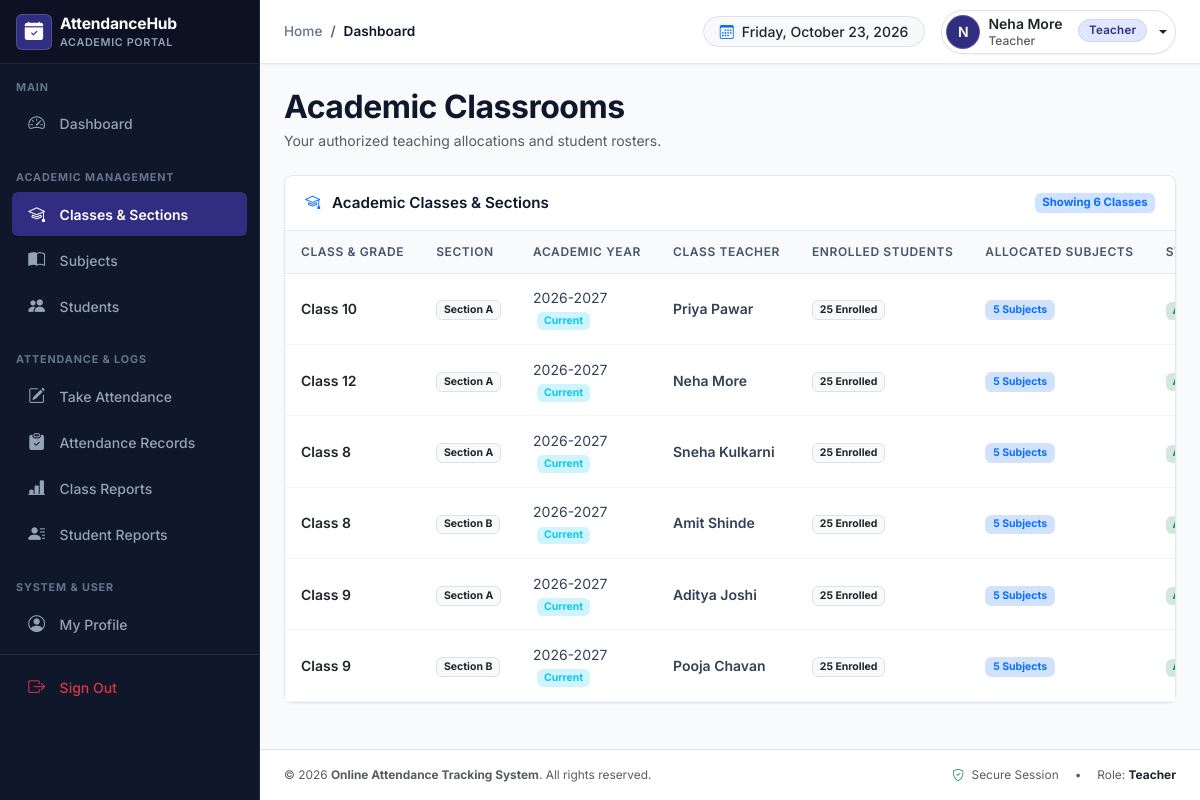
Screenshot of /academics/classes/ (signed in) with the database file from the repository.
### accounts/models.py (models this page shows, shortened)
class User(AbstractUser):
    class Role(models.TextChoices):
        ADMIN = 'ADMIN', 'Administrator'
        TEACHER = 'TEACHER', 'Teacher'
    ROLE_GROUP_MAPPING = {
        Role.ADMIN: 'Administrator',
        Role.TEACHER: 'Teacher',
    }
    role = models.CharField(
        max_length=20,
        choices=Role.choices,
        default=Role.ADMIN,
        help_text='Designates the role of this user within the attendance tracking system.'
    )
    phone_number = models.CharField(max_length=20, blank=True, null=True)
    profile_picture = models.ImageField(upload_to='profiles/', blank=True, null=True)
    @property
    def is_administrator(self):
        return self.role == self.Role.ADMIN or self.is_superuser
    @property
    def is_teacher_user(self):
        return self.role == self.Role.TEACHER
    def can_view_reports(self):
        return self.is_administrator or self.is_teacher_user or self.has_perm('attendance.can_view_reports')

### academics/models.py (models this page shows, shortened)
class Classroom(models.Model):
    name = models.CharField(
        max_length=50,
        help_text="Grade level or standard name (e.g. 'Grade 10', 'Class 5')."
    )
    section = models.CharField(
        max_length=10,
        help_text="Section or division identifier (e.g. 'A', 'B', 'Morning')."
    )
    academic_year = models.ForeignKey(
        AcademicYear,
        on_delete=models.CASCADE,
        related_name='classrooms',
        help_text="The academic session for this class."
    )
    class_teacher = models.ForeignKey(
        settings.AUTH_USER_MODEL,
        on_delete=models.SET_NULL,
        null=True,
        blank=True,
        related_name='supervised_classes',
        limit_choices_to={'role': 'TEACHER'},
        help_text="Primary faculty in charge of this classroom."
    )
    is_active = models.BooleanField(
        default=True,
        help_text="Designates whether this classroom is currently active."
    )
    created_at = models.DateTimeField(auto_now_add=True)
    updated_at = models.DateTimeField(auto_now=True)
    class Meta:
        ordering = ['academic_year', 'name', 'section']
        verbose_name = 'Class / Section'
        verbose_name_plural = 'Classes & Sections'
        constraints = [
            models.UniqueConstraint(
                fields=['name', 'section', 'academic_year'],
                name='unique_class_section_academic_year'
            )
        ]
        indexes = [
            models.Index(fields=['name', 'section']),
            models.Index(fields=['is_active']),
        ]

class AcademicYear(models.Model):
    name = models.CharField(
        max_length=50,
        unique=True,
        help_text="Descriptive academic calendar name, e.g. '2026-2027'."
    )
    start_date = models.DateField(help_text="Commencement date of the academic session.")
    end_date = models.DateField(help_text="Concluding date of the academic session.")
    is_current = models.BooleanField(
        default=False,
        help_text="Mark this academic year as the currently active session."
    )
    created_at = models.DateTimeField(auto_now_add=True)
    updated_at = models.DateTimeField(auto_now=True)
    class Meta:
        ordering = ['-start_date']
        verbose_name = 'Academic Year'
        verbose_name_plural = 'Academic Years'
        indexes = [
            models.Index(fields=['is_current']),
            models.Index(fields=['name']),
        ]

### academics/views.py (the view, shortened to what this page needs)
# urls.py: path('classes/', views.ClassroomListView.as_view(), name='classroom_list'),
@method_decorator(login_required, name='dispatch')
class ClassroomListView(ListView):
    model = Classroom
    template_name = 'academics/classroom_list.html'
    context_object_name = 'classrooms'
    paginate_by = 10
    def get_queryset(self):
        user = self.request.user
        if user.is_administrator:
            qs = Classroom.objects.all().select_related('academic_year', 'class_teacher')
            q = self.request.GET.get('q', '').strip()
            if q:
                qs = qs.filter(
                    Q(name__icontains=q) |
                    Q(section__icontains=q) |
                    Q(class_teacher__first_name__icontains=q) |
                    Q(class_teacher__last_name__icontains=q) |
                    Q(class_teacher__username__icontains=q)
                )
            year_id = self.request.GET.get('academic_year', '').strip()
            if year_id:
                qs = qs.filter(academic_year_id=year_id)
            status = self.request.GET.get('status', 'all').strip()
            if status == 'active':
                qs = qs.filter(is_active=True)
            elif status == 'inactive':
                qs = qs.filter(is_active=False)
            return qs.order_by('academic_year', 'name', 'section')
        else:
            return Classroom.objects.filter(
                Q(subject_assignments__teacher=user, subject_assignments__is_active=True) |
                Q(class_teacher=user),
                is_active=True
            ).distinct().select_related('academic_year', 'class_teacher').order_by('name', 'section')
    def get_context_data(self, **kwargs):
        context = super().get_context_data(**kwargs)
        user = self.request.user
        params = self.request.GET.copy()
        params.pop('page', None)
        context['query_string'] = params.urlencode()
        return context

### templates/academics/classroom_list.html (shortened to what this page needs)
{% extends 'base.html' %}
{% block content %}
<div class="d-flex flex-column flex-md-row align-items-md-center justify-content-between gap-3 mb-4">
    <div>
        <h2 class="fw-bold mb-1">Academic Classrooms</h2>
        <p class="text-muted small mb-0">
            {% if user.is_administrator %}
                Directory of institutional grades, sections, academic sessions, and supervisory teachers.
            {% else %}
                Your authorized teaching allocations and student rosters.
            {% endif %}
        </p>
    </div>
</div>
<div class="card card-modern">
    <div class="card-modern-header d-flex align-items-center justify-content-between">
        <span><i class="bi bi-mortarboard me-2 text-primary"></i> Academic Classes & Sections</span>
        <span class="badge bg-primary-subtle text-primary">Showing {{ classrooms|length }} Classes</span>
    </div>
    <div class="card-body p-0">
        {% if classrooms %}
            <div class="table-responsive">
                <table class="table table-custom table-hover align-middle mb-0">
                    <thead>
                        <tr>
                            <th>Class & Grade</th>
                            <th>Section</th>
                            <th>Academic Year</th>
                            <th>Class Teacher</th>
                            <th>Enrolled Students</th>
                            <th>Allocated Subjects</th>
                            <th>Status</th>
                        </tr>
                    </thead>
                    <tbody>
                        {% for classroom in classrooms %}
                            <tr>
                                <td>
                                    <div class="fw-semibold text-dark">
                                        <a href="{% url 'academics:classroom_detail' classroom.pk %}" class="text-decoration-none text-dark hover-primary">
                                            {{ classroom.name }}
                                        </a>
                                    </div>
                                </td>
                                <td><span class="badge bg-light text-dark border">Section {{ classroom.section }}</span></td>
                                <td>
                                    {{ classroom.academic_year.name }}
                                    {% if classroom.academic_year.is_current %}
                                        <span class="badge bg-info-subtle text-info ms-1 small">Current</span>
                                    {% endif %}
                                </td>
                                <td>
                                    {% if classroom.class_teacher %}
                                        {% if user.is_administrator %}
                                            <a href="{% url 'accounts:teacher_detail' classroom.class_teacher.pk %}" class="text-decoration-none fw-semibold">
                                                {{ classroom.class_teacher.get_full_name|default:classroom.class_teacher.username }}
                                            </a>
                                        {% else %}
                                            <span class="fw-semibold">{{ classroom.class_teacher.get_full_name|default:classroom.class_teacher.username }}</span>
                                        {% endif %}
                                    {% else %}
                                        <span class="text-muted small">Unassigned</span>
                                    {% endif %}
                                </td>
                                <td>
                                    <span class="badge bg-light text-dark border">
                                        {{ classroom.students.count }} Enrolled
                                    </span>
                                </td>
                                <td>
                                    <span class="badge bg-primary-subtle text-primary border">
                                        {{ classroom.subject_assignments.count }} Subjects
                                    </span>
                                </td>
                                <td>
                                    {% if classroom.is_active %}
                                        <span class="badge bg-success-subtle text-success">Active</span>
                                    {% else %}
                                        <span class="badge bg-danger-subtle text-danger">Inactive</span>
                                    {% endif %}
                                </td>
                            </tr>
                        {% endfor %}
                    </tbody>
                </table>
            </div>
        {% endif %}
    </div>
</div>
{% endblock %}

### templates/includes/topbar.html (shortened to what this page needs)
<header class="topbar-custom sticky-top">
    <div class="container-fluid px-3 px-md-4 h-100 d-flex align-items-center justify-content-between">
        <div class="d-flex align-items-center gap-2 gap-md-3">
            <div class="d-flex align-items-center">
                <nav aria-label="breadcrumb" class="d-none d-sm-block">
                    <ol class="breadcrumb mb-0">
                        {% block breadcrumb %}
                        <li class="breadcrumb-item"><a href="{% url 'dashboard:index' %}" class="text-decoration-none">Home</a></li>
                        <li class="breadcrumb-item active" aria-current="page">Dashboard</li>
                        {% endblock %}
                    </ol>
                </nav>
            </div>
        </div>
        <div class="d-flex align-items-center gap-2 gap-md-3">
            <div class="d-none d-md-flex align-items-center text-muted small bg-light border px-3 py-1 rounded-pill">
                <i class="bi bi-calendar3 text-primary me-2"></i>
                <span class="fw-medium text-dark">{% now "l, F j, Y" %}</span>
            </div>
            {% if user.is_authenticated %}
            <div class="dropdown">
                <button class="btn btn-profile-dropdown dropdown-toggle d-flex align-items-center gap-2 p-1 pe-2 rounded-pill border"
                        type="button" id="userMenuButton" data-bs-toggle="dropdown" aria-expanded="false">
                    <div class="user-avatar-circle">
                        {{ user.first_name|first|default:user.username|first|upper }}
                    </div>
                    <div class="d-none d-sm-flex flex-column text-start me-1">
                        <span class="fw-semibold text-dark small lh-1">
                            {{ user.get_full_name|default:user.username }}
                        </span>
                        <span class="text-muted smaller lh-1 mt-1">
                            {{ user.get_role_display }}
                        </span>
                    </div>
                    <span class="badge badge-role {% if user.is_administrator %}admin{% else %}teacher{% endif %} ms-1 d-none d-md-inline-block">
                        {{ user.get_role_display }}
                    </span>
                </button>
            </div>
            {% else %}
            <a class="btn btn-primary btn-sm px-3" href="{% url 'accounts:login' %}">
                <i class="bi bi-box-arrow-in-right me-1"></i> Sign In
            </a>
            {% endif %}
        </div>
    </div>
</header>

### templates/includes/footer.html
<footer class="footer-custom mt-auto">
    <div class="container-fluid px-3 px-md-4 py-3 border-top bg-white">
        <div class="d-flex flex-column flex-sm-row align-items-center justify-content-between text-muted small gap-2">
            <div>
                &copy; {% now "Y" %} <strong>Online Attendance Tracking System</strong>. All rights reserved.
            </div>
            <div class="d-flex align-items-center gap-3">
                <span><i class="bi bi-shield-check text-success me-1"></i> Secure Session</span>
                <span class="d-none d-md-inline">&bull;</span>
                <span class="d-none d-md-inline">Role: <strong class="text-dark">{{ user.get_role_display|default:"Guest" }}</strong></span>
            </div>
        </div>
    </div>
</footer>

### rows the page displays
User: first_name|first "N", get_full_name "Neha More", role "Teacher"
Classroom: name "Class 10", section "A", academic_year.name "2026-2027", shows "Current", class_teacher.get_full_name "Priya Pawar", students.count "25", subject_assignments.count "5"
Classroom: name "Class 12", section "A", academic_year.name "2026-2027", shows "Current", class_teacher.get_full_name "Neha More", students.count "25", subject_assignments.count "5"
Classroom: name "Class 8", section "A", academic_year.name "2026-2027", shows "Current", class_teacher.get_full_name "Sneha Kulkarni", students.count "25", subject_assignments.count "5"
Classroom: name "Class 8", section "B", academic_year.name "2026-2027", shows "Current", class_teacher.get_full_name "Amit Shinde", students.count "25", subject_assignments.count "5"
Classroom: name "Class 9", section "A", academic_year.name "2026-2027", shows "Current", class_teacher.get_full_name "Aditya Joshi", students.count "25", subject_assignments.count "5"
Classroom: name "Class 9", section "B", academic_year.name "2026-2027", shows "Current", class_teacher.get_full_name "Pooja Chavan", students.count "25", subject_assignments.count "5"

### other values shown
{{ classrooms|length }} "6"
